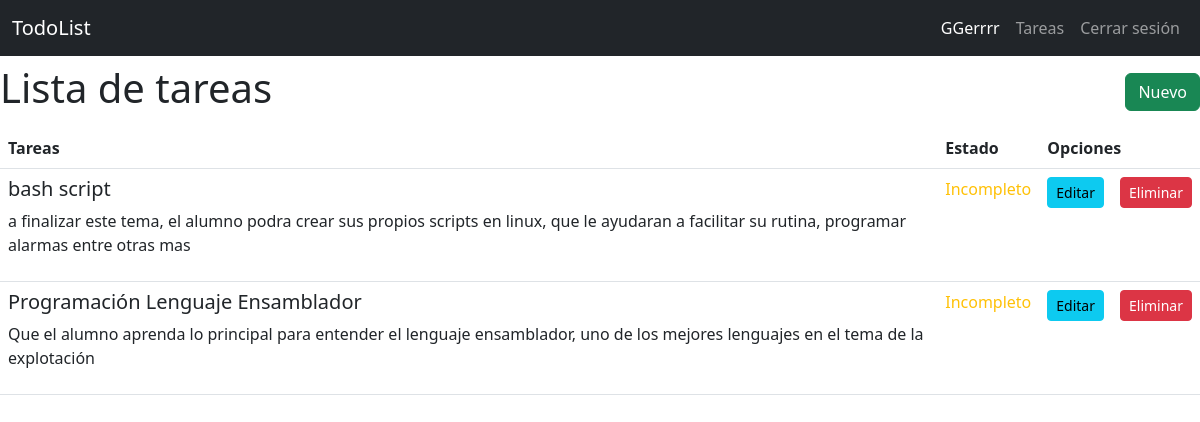
The app's page /todo/list (signed in) with its own data.
### todor/models.py (models this page shows, shortened)
class User(db.Model):
    id = db.Column(db.Integer, primary_key = True)
    username = db.Column(db.String(20), unique = True, nullable = False)
    password = db.Column(db.Text, nullable = False)

class Todo(db.Model):
    id = db.Column(db.Integer, primary_key = True)
    created_by = db.Column(db.Integer, db.ForeignKey('user.id'), nullable = False)
    title = db.Column(db.String(100), nullable = False)
    desc = db.Column(db.Text)
    state = db.Column(db.Boolean, default = False)

### todor/todo.py (the view)
@bp.route('/list')
@login_required
def index():
    todos = Todo.query.all()
    return render_template('todo/index.html', todos = todos)

### todor/auth.py (called while the page is built)
@bp.before_app_request
def load_logged_in_user():
    user_id = session.get('user_id')
    if user_id is None:
        g.user = None
    else:
        g.user = User.query.get_or_404(user_id)

def login_required(view):
    @functools.wraps(view)
    def wrapped_view(**kwargs):
        if g.user is None:
            return redirect(url_for('auth.login'))
        return view(**kwargs)
    return wrapped_view

### todor/templates/todo/index.html
{% extends 'base.html'%}
{% block content %}
<section class="container-fuid">
    <nav class="navbar">
        <h1>{% block title %}Lista de tareas{% endblock %}</h1>
        <a href="{{ url_for('todo.create')}}" class="btn btn-success">Nuevo</a>
    </nav>
    <table class="table">
        <thead>
            <tr>
                <th class="col">Tareas</th>
                <th class="col">Estado</th>
                <th class="col" colspan="2">Opciones</th>
            </tr>
        </thead>
        <tbody>
            {% for todo in todos | reverse %}
            {% if g.user.id == todo.created_by %}
            <tr>
                <td>
                    <h5>{{todo.title}}</h5>
                    <p>{{todo.desc}}</p>
                </td>
                <td>
                    {% if todo.state == false %}
                    <span class="text-warning">Incompleto</span>
                    {% else %}
                    <span class="text-success">Completado</span>
                    {% endif %}
                </td>
                <td>
                    <a href="{{ url_for('todo.update', id = todo.id)}}" class="btn btn-info btn-sm">Editar</a>
                </td>
                <td>
                    <a href="{{ url_for('todo.delete', id = todo.id)}}" class="btn btn-danger btn-sm">Eliminar</a>
                </td>
            </tr>
            {% endif%}
            {% endfor %}
        </tbody>
    </table>
</section>
{% endblock %}

### todor/templates/base.html (shortened to what this page needs)
<!DOCTYPE html>
<html lang="en">
<head>
    <link href="https://cdn.jsdelivr.net/npm/bootstrap@5.3.0-alpha1/dist/css/bootstrap.min.css" rel="stylesheet"
>
</head>
<body>
    <nav class="navbar navbar-expand-sm navbar-dark bg-dark" data-bs-theme="dark">
        <div class="container-fluid">
            <a class="navbar-brand" href="{{url_for('index')}}">TodoList</a>
            <div class="collapse navbar-collapse justify-content-end" id="navbarNav">
                <ul class="navbar-nav">
                    {% if g.user %}
                    <li class="nav-item">
                        <span class="nav-link active"> {{ g.user.username }} </span>
                    </li>
                    <li class="nav-item">
                        <a class="nav-link" href="{{url_for('todo.index')}}">Tareas</a>
                    </li>
                    <li class="nav-item">
                        <a class="nav-link" href="{{url_for('auth.logout')}}">Cerrar sesión</a>
                    </li>
                    {% endif %}
                </ul>
            </div>
        </div>
    </nav>
    {% block content %}
    {% endblock%}
</body>
</html>

### records on screen
User: user.username "GGerrrr"
Todo: title "bash script", desc "a finalizar este tema, el alumno podra crear sus propios scripts en linux, que le ayudaran a facilitar su rutina, programar alarmas entre otras mas", state "Incompleto"
Todo: title "Programación Lenguaje Ensamblador", desc "Que el alumno aprenda lo principal para entender el lenguaje ensamblador, uno de los mejores lenguajes en el tema de la explotación", state "Incompleto"
